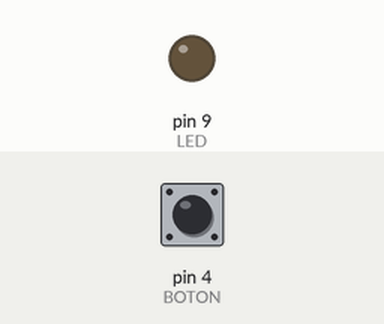
Simulated run of this sketch. Board: Arduino Uno, built with avr-gcc and run on an emulated ATmega328P. Parts: output pins drawn as LEDs (lit = HIGH). Inputs (shaded band) come from the test bench; at power-on: pin 4 (BOTON) HIGH.

Above: at 1.2 s.
1.3 s: pin 4 (BOTON) pulled LOW for 0.15 s
At 1.37 s:
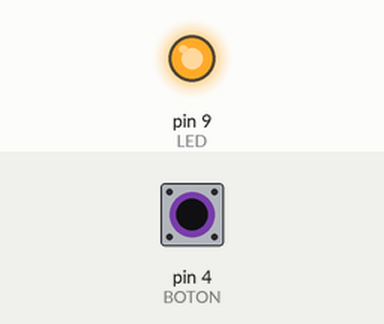
2.9 s: pin 4 (BOTON) pulled LOW for 3.2 s
At 7.1 s:
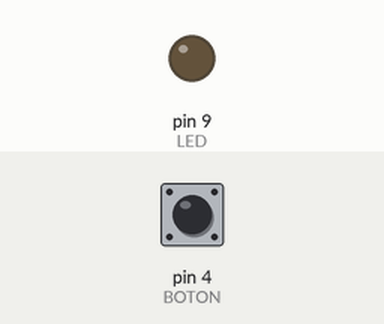
Timing chart, 0 to 8.6 s (numbered marks = the images above; inputs shaded):
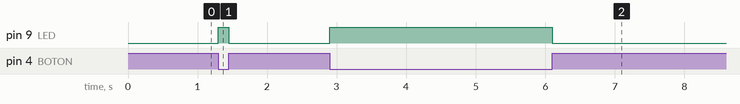

Measured:
- after the input at 1.3 s, pin 9 (LED): LOW → HIGH at once, → LOW 0.15 s later
- after the input at 2.9 s, pin 9 (LED): LOW → HIGH at once, → LOW 3.2 s later

The sketch:

pull_up1.ino
```cpp
#define LED 9
#define BOTON 4

int estadoBoton;

void setup()
{
  pinMode(LED, OUTPUT);
  pinMode(BOTON, INPUT);
}

void loop()
{
  estadoBoton=digitalRead(BOTON);

  if(estadoBoton == LOW)
  {
    digitalWrite(LED, HIGH);
  }
  else
  {
  	digitalWrite(LED, LOW);
  }
}

 /*
  digitalWrite(9, HIGH);
  delay(1000); // Wait for 1000 millisecond(s)
  digitalWrite(9, LOW);
  delay(1000); // Wait for 1000 millisecond(s)
  digitalread*/
```
